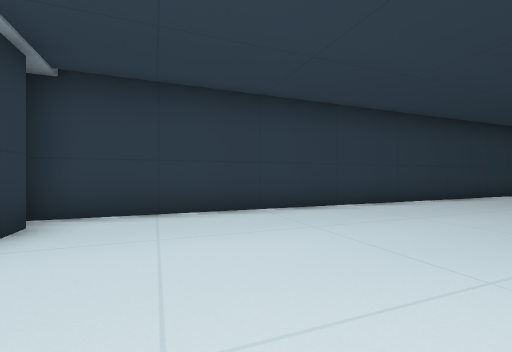
View 1 (above)

16 first-person views from a walk through a 3-D level made in the Unity game engine. The camera is 1.4 m above the floor, looks level and sees 90° across. The floor is counted in squares, 2 m on a side. Each view is taken from the middle of a square. On the plan, view 1 faces up. The plan holds only what a view shows up to about 9 squares ahead; the rest is blank. The place goes on beyond the plan.

View 2
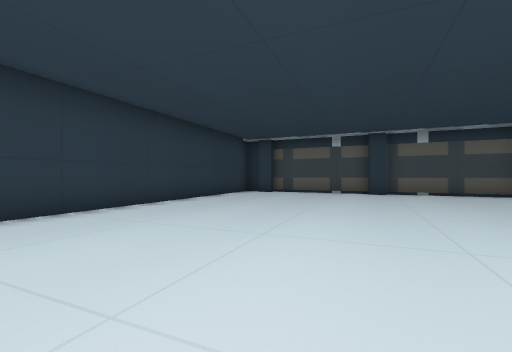

View 3
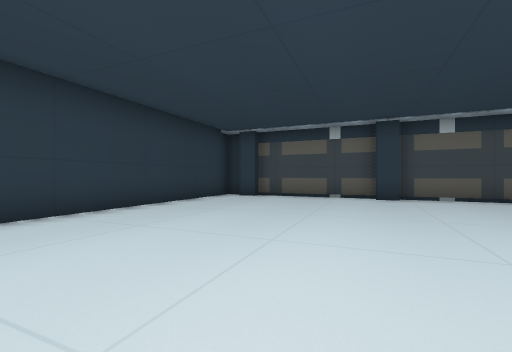

View 4
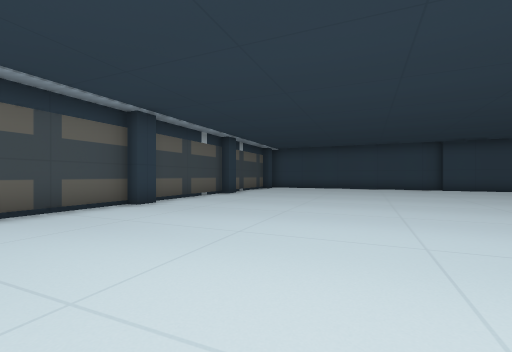

View 5
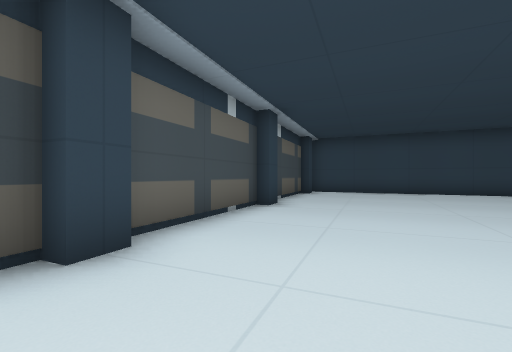

View 6
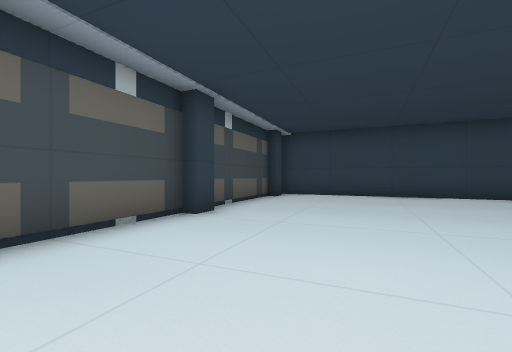

View 7
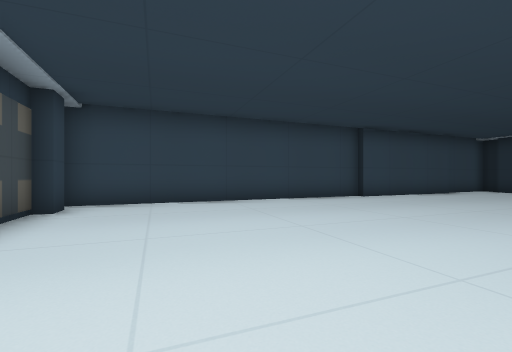

View 8
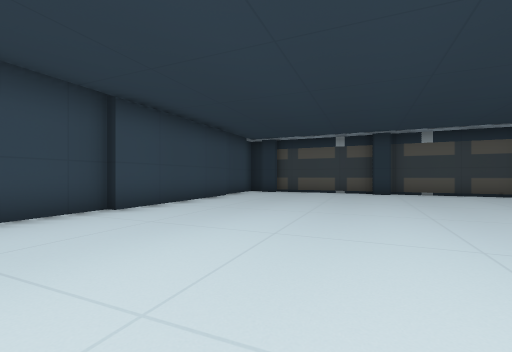

View 9
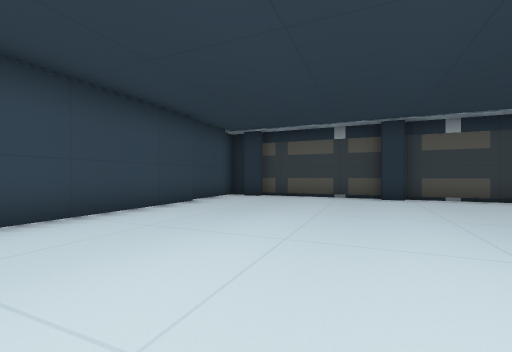

View 10
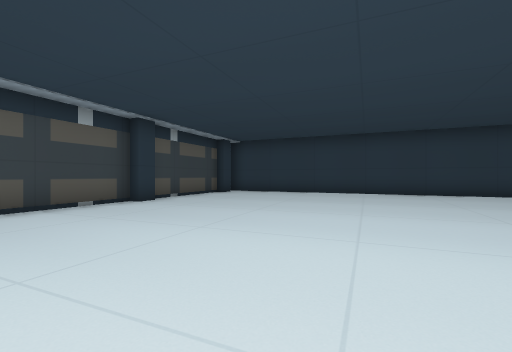

View 11
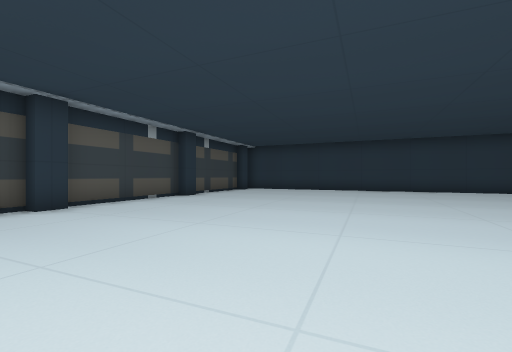

View 12
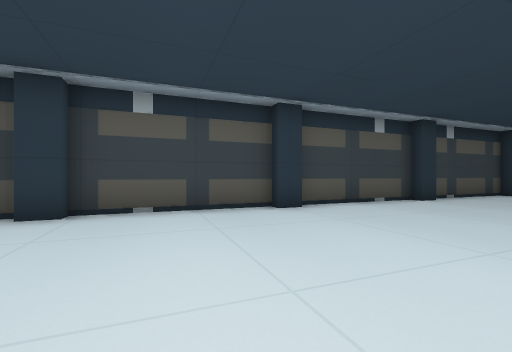

View 13
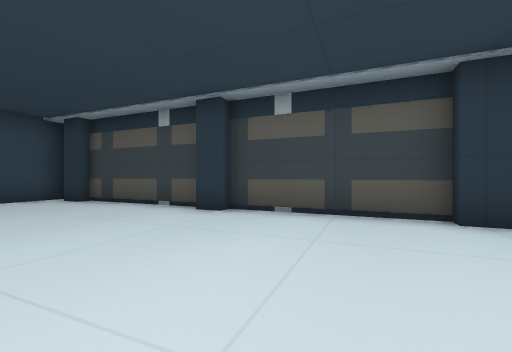

View 14
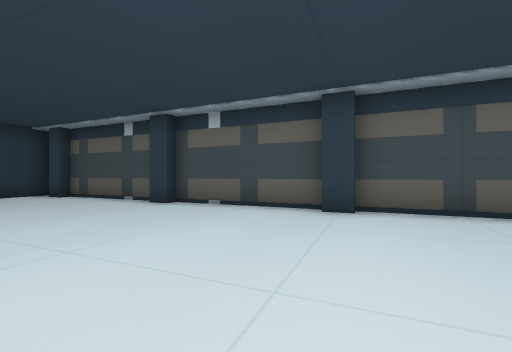

View 15
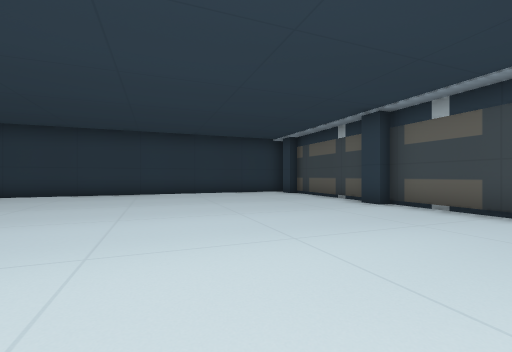

View 16
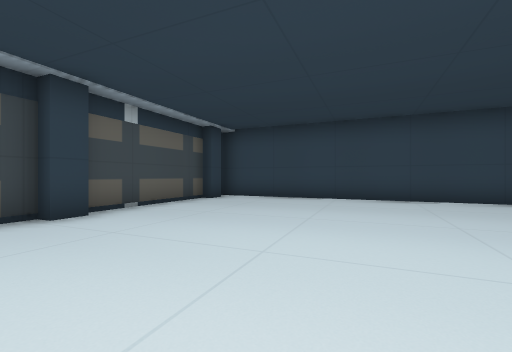

### Floor plan
Points are (right, up) in squares from view 1. A wall is a line through its corners. A room is listed if a view was taken in it or the views show most of it. See-through windows are left out.
Room 1 (views 1, 2, 3, 4, 5, 6, 7, 8, 9, 10, 11, 12, 13, 14, 15, 16)
walls: (0.2, -5) (0.4, -5.5); (0.1, -5.5) (3.2, -13.5); (14.7, 0.1) (14.5, 0.6); (-1.5, -0.6) (-1.2, -1.3); (13, 4.2) (12.8, 4.8); (1.8, -9) (2.1, -9.7); (16.3, -4.1) (16.1, -3.5); (16.5, -3.5) (11.7, 8.6); (10.4, -12) (18.4, -8.9); (-3, 2.4) (-0.1, -5); (11.4, 8.4) (11.2, 9); (-3.1, 3.4) (-2.8, 2.8); (6, -13.5) (10.3, -11.8); (3.5, -13.3) (3.7, -13.9); (18, -7.6) (16.7, -4.1); (11, 9.7) (-3.5, 4); (18, -8.3) (17.7, -7.7); (3.6, -14.7) (5.9, -13.8)

Positions as (right, up) in squares from view 1, and headings:
1: (0, 0), facing up
2: (3, 1), facing up-right
3: (5, 2), facing up-right
4: (8, 3), facing down-right
5: (12, 1), facing down-right
6: (12, -1), facing down-right
7: (14, -3), facing down
8: (12, -6), facing down-left
9: (10, -7), facing down-left
10: (6, -4), facing up-left
11: (7, -6), facing up-left
12: (6, -6), facing left
13: (5, -5), facing down-left
14: (10, -2), facing up-right
15: (10, -2), facing up
16: (11, -3), facing down-right
